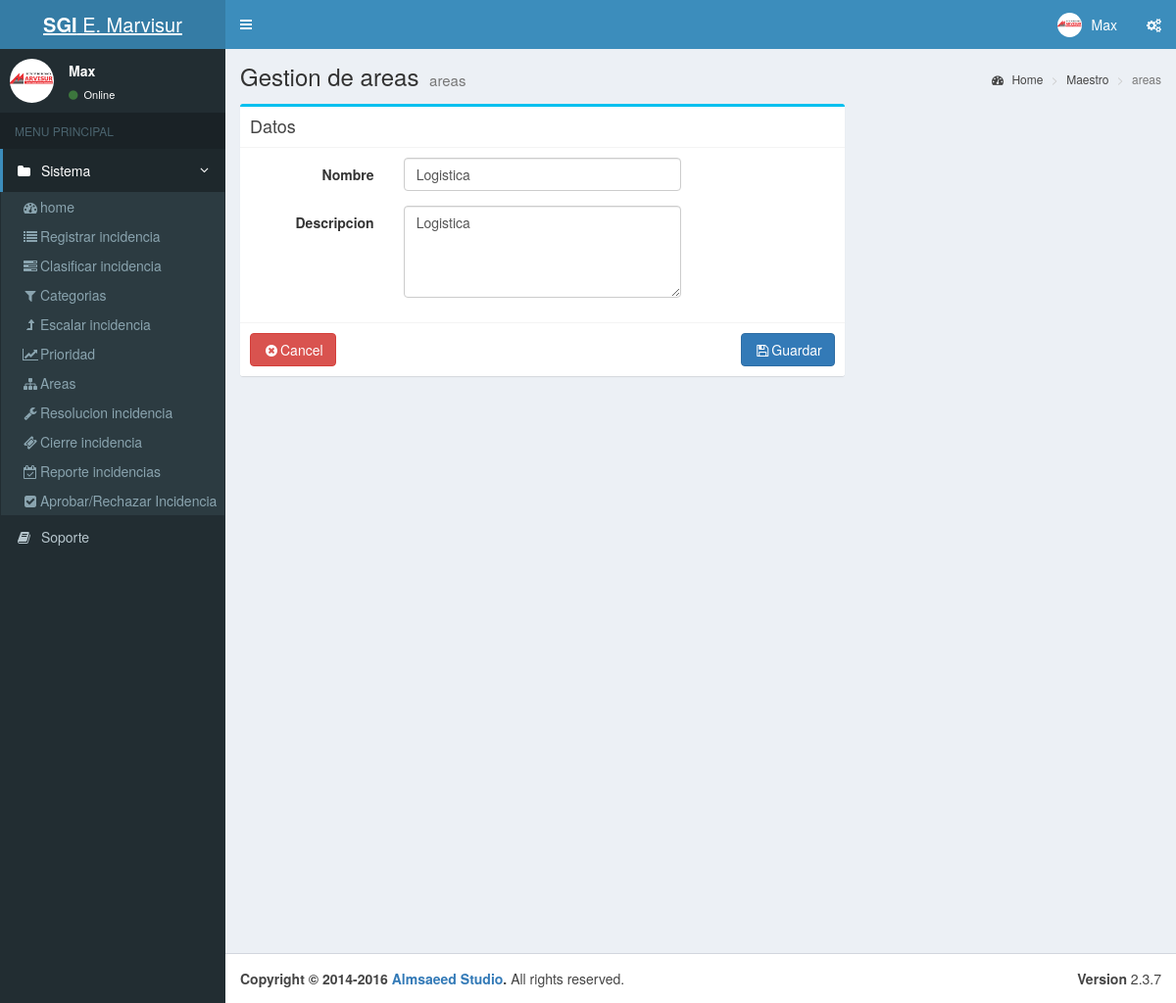
/index.php?c=areas&a=Crud&Id=1 (signed in), run on the app's committed database.
### tables this page shows
CREATE TABLE IF NOT EXISTS `menus` (
  `MENU_Id` int(11) NOT NULL,
  `MENU_Padre` varchar(45) DEFAULT NULL,
  `MENU_Nombre` varchar(100) DEFAULT NULL,
  `MENU_Descripcion` varchar(200) DEFAULT NULL,
  `MENU_NombreFormulario` varchar(50) DEFAULT NULL,
  `MENU_Icono` varchar(30) DEFAULT NULL,
  `MENU_FechaAuditoria` datetime DEFAULT NULL
);

CREATE TABLE IF NOT EXISTS `areas` (
  `AREA_Id` int(11) NOT NULL,
  `AREA_Nombre` varchar(30) NOT NULL,
  `AREA_Descripcion` varchar(200) NOT NULL,
  `USUA_Id` int(11) NOT NULL,
  `AREA_FechaAuditoria` datetime NOT NULL
);

### controller/areas.controller.php (called while the page is built, shortened)
<?php
require_once 'model/areas.php';
require_once 'model/herramientas.php';
class AreasController{
    private $model;
    public function __CONSTRUCT(){
        $this->model = new areas();
        $this->herramientas = new herramientas();
    }
    public function Crud(){
        $areas= new areas();
        if(isset($_REQUEST['Id'])){
            $areas = $this->model->Obtener($_REQUEST['Id']);
        }
        require_once 'view/header.php';
        require_once 'view/areas/areas-editar.php';
        require_once 'view/footer.php';
    }
}

### model/database.php (called while the page is built)
<?php
class Database
{
    public static function StartUp()
    {
        $pdo = new PDO('mysql:host=localhost;dbname=bd_incidencias;charset=utf8', 'root', '');
        $pdo->setAttribute(PDO::ATTR_ERRMODE, PDO::ERRMODE_EXCEPTION);
        return $pdo;
    }
}

### model/herramientas.php (called while the page is built, shortened)
<?php
class herramientas
{
	public function __CONSTRUCT()
	{
		try
		{
			$this->pdo = Database::StartUp();
		}
		catch(Exception $e)
		{
			die($e->getMessage());
		}
	}
	public function MenuValidacion($MenuPadre)
	{
		try
		{
			$stm = $this->pdo->prepare("SELECT
											M.MENU_Id,
											M.MENU_Padre,
											M.MENU_Nombre,
											M.MENU_NombreFormulario,
											M.MENU_Icono,
											R.ROL_Id,
											R.ROL_Nombre
											FROM
											menus M
											inner join permiso_rol PR on M.MENU_Id = PR.MENU_Id
											inner join rol R on PR.ROL_Id = R.ROL_Id
											WHERE
											PR.ROL_Id = ".$_SESSION['ROL_Id']."
											and MENU_Padre=?");
			$stm->execute(array($MenuPadre));
			return $stm->fetchAll(PDO::FETCH_OBJ);
		}
		catch(Exception $e)
		{
			die($e->getMessage());
		}
	}
public function MenuValidacionCabeceras()
	{
		try
		{
			$stm = $this->pdo->prepare("SELECT DISTINCT MENU_Padre FROM menus");
			$stm->execute();
			return $stm->fetchAll(PDO::FETCH_OBJ);
		}
		catch(Exception $e)
		{
			die($e->getMessage());
		}
	}
	public function ActiveMenus($ActiveMenu)
	{
		try
		{
			$stm = $this->pdo->prepare("SELECT MENU_Padre FROM menus where MENU_NombreFormulario = ?");
			$stm->execute(array($ActiveMenu));
			return $stm->fetchAll(PDO::FETCH_OBJ);
		}
		catch(Exception $e)
		{
			die($e->getMessage());
		}
	}
}

### model/areas.php (called while the page is built, shortened)
<?php
class areas
{
	public function __CONSTRUCT()
	{
		try
		{
			$this->pdo = Database::StartUp();
		}
		catch(Exception $e)
		{
			die($e->getMessage());
		}
	}
	public function Obtener($id)
	{
		try
		{
			$stm = $this->pdo
			          ->prepare("SELECT
										AREA_Id,
										AREA_Nombre,
										AREA_Descripcion
										 FROM areas
										 WHERE AREA_Id=?");
			$stm->execute(array($id));
			return $stm->fetch(PDO::FETCH_OBJ);
		} catch (Exception $e)
		{
			die($e->getMessage());
		}
	}
}

### view/areas/areas-editar.php (the view, shortened to what this page needs)
<div class="content-wrapper">
  <section class="content-header">
    <h1>
        Gestion de areas
      <small>areas</small>
    </h1>
    <ol class="breadcrumb">
      <li><a href="#"><i class="fa fa-dashboard"></i> Home</a></li>
      <li><a href="#">Maestro</a></li>
      <li class="active">areas</li>
    </ol>
  </section>
  <section class="content">
    <div class="row">
      <div class="col-md-8">
        <div class="box box-info">
          <div class="box-header with-border">
            <h3 class="box-title">Datos </h3>
          </div>
            <form id="frm-generol" class="form-horizontal"  action="?c=areas&a=Guardar" method="post" enctype="multipart/form-data">
            <div class="box-body">
                        <div class="form-group">
                          <label  class="col-md-3 control-label">Nombre</label>
                          <div class="col-md-6">
                            <input type="text" class="form-control" id="AREA_Nombre" placeholder="Nick" name="AREA_Nombre" value="<?php echo $areas->AREA_Nombre; ?>"data-validacion-tipo="requerido|min:3">
                          </div>
                          <div class="col-md-3">
                          </div>
                      </div>
                       <div class="form-group">
                          <label  class="col-md-3 control-label">Descripcion</label>
                          <div class="col-md-6">
                            <textarea rows="4" cols="50" class="form-control" placeholder="Descripcion" name="AREA_Descripcion"><?php echo $areas->AREA_Descripcion; ?></textarea>
                          </div>
                          <div class="col-md-3">
                          </div>
                      </div>
            </div>
            <div class="box-footer">
              <a class="btn btn-danger" href="?c=segu_usuario"><i class="fa fa-fw fa-times-circle "></i>Cancel </a>
              <button class="btn btn-primary pull-right"><i class="fa fa-fw fa-floppy-o"></i>Guardar</button>
            </div>
          </form>
        </div>
      </div>
    </div>
  </section>
</div>

### view/header.php (shortened to what this page needs)
<!DOCTYPE html>
<html lang="es">
<head>
  <link rel="stylesheet" href="css/bootstrap/css/bootstrap.min.css">
  <link rel="stylesheet" href="//cdnjs.cloudflare.com/ajax/libs/font-awesome/4.5.0/css/font-awesome.min.css">
  <link rel="stylesheet" href="//cdnjs.cloudflare.com/ajax/libs/ionicons/2.0.1/css/ionicons.min.css">
  <link rel="stylesheet" href="css/dist/css/AdminLTE.min.css">
  <link rel="stylesheet" href="css/dist/css/skins/_all-skins.min.css">
  <link rel="stylesheet" href="css/plugins/datatables/dataTables.bootstrap.css">
  <link rel="stylesheet" href="assets/js/jquery-ui/jquery-ui.min.css" />
  <link rel="stylesheet" href="css/plugins/datatables/datatables.min.css">
  <link rel="stylesheet" href="css/plugins/datatables/fixedHeader.dataTables.min.css">
  <link rel="stylesheet" href="//cdnjs.cloudflare.com/ajax/libs/bootstrap-select/1.12.1/css/bootstrap-select.min.css">
  <link href="//maxcdn.bootstrapcdn.com/bootstrap/3.3.7/css/bootstrap.min.css" rel="stylesheet">
  <link href="css/fileinput/fileinput.css" media="all" rel="stylesheet" type="text/css"/>
      <link rel="stylesheet" href="css/plugins/datepicker/datepicker3.css">
</head>
<body class="hold-transition skin-blue sidebar-mini" >
  <div class="wrapper">
  <header class="main-header">
    <a href="index2.html" class="logo">
      <span class="logo-lg"><b>SGI</b> E. Marvisur</span>
    </a>
    <nav class="navbar navbar-static-top">
      <a href="#" class="sidebar-toggle" data-toggle="offcanvas" role="button">
      </a>
      <div class="navbar-custom-menu">
        <ul class="nav navbar-nav">
          <li class="dropdown user user-menu">
            <a href="#" class="dropdown-toggle" data-toggle="dropdown">
              <img src="<?php echo 'Recursos/Imagen/logo.png' ;?>" class="user-image" alt="User Image">
              <span class="hidden-xs"> <?php  echo  $_SESSION['USUA_Nombre'];?></span>
            </a>
          </li>
          <li>
            <a href="#" data-toggle="control-sidebar"><i class="fa fa-gears"></i></a>
          </li>
        </ul>
      </div>
    </nav>
  </header>
  <aside class="main-sidebar">
    <section class="sidebar">
      <div class="user-panel">
        <div class="pull-left image">
          <img src="<?php echo 'Recursos/Imagen/logo.png';?>" class="img-circle" alt="User Image">
        </div>
        <div class="pull-left info">
          <p><?php  echo  $_SESSION['USUA_Nombre'];?></p>
          <a href="#"><i class="fa fa-circle text-success"></i> Online</a>
        </div>
      </div>
      <ul class="sidebar-menu">
        <li class="header">MENU PRINCIPAL</li>
      <?php isset($_REQUEST['c'])?$active=$_REQUEST['c']:$active='';?>
        <?php foreach($this->herramientas->MenuValidacionCabeceras() as $t): ?>
           <?php foreach($this->herramientas->ActiveMenus($active) as $p): ?>
        <li class="<?php echo $p->MENU_Padre==$t->MENU_Padre? 'active' : '';?> treeview">
          <a href="#">
              <i class="fa fa-folder"></i> <span><?php echo $t->MENU_Padre; ?></span>
            <span class="pull-right-container">
              <i class="fa fa-angle-left pull-right"></i>
            </span>
          </a>
          <ul class="treeview-menu">
              <?php foreach($this->herramientas->MenuValidacion($t->MENU_Padre) as $r): ?>
              <li class="<?php echo $active == $r->MENU_NombreFormulario ? 'active' : ''; ?>"><a href="?c=<?php echo $r->MENU_NombreFormulario; ?>"><i class="<?php echo $r->MENU_Icono; ?>"></i><?php echo $r->MENU_Nombre; ?></a></li>
             <?php endforeach; ?>
          </ul>
        </li>
           <?php endforeach; ?>
        <?php endforeach; ?>
        <li><a href=""><i class="fa fa-book"></i> <span>Soporte</span></a></li>
    </section>
  </aside>

### data on the page
menus: MENU_Nombre "home"
menus: MENU_Nombre "Registrar incidencia"
menus: MENU_Nombre "Clasificar incidencia"
menus: MENU_Nombre "Categorias"
menus: MENU_Nombre "Escalar incidencia"
menus: MENU_Nombre "Prioridad"
menus: MENU_Nombre "Areas"
menus: MENU_Nombre "Resolucion incidencia"
menus: MENU_Nombre "Cierre incidencia"
menus: MENU_Nombre "Reporte incidencias"
menus: MENU_Nombre "Aprobar/Rechazar Incidencia"
areas: AREA_Nombre "Logistica", AREA_Descripcion "Logistica"

### other printed values
$_SESSION['USUA_Nombre'] "Max"
$t->MENU_Padre "Sistema"
